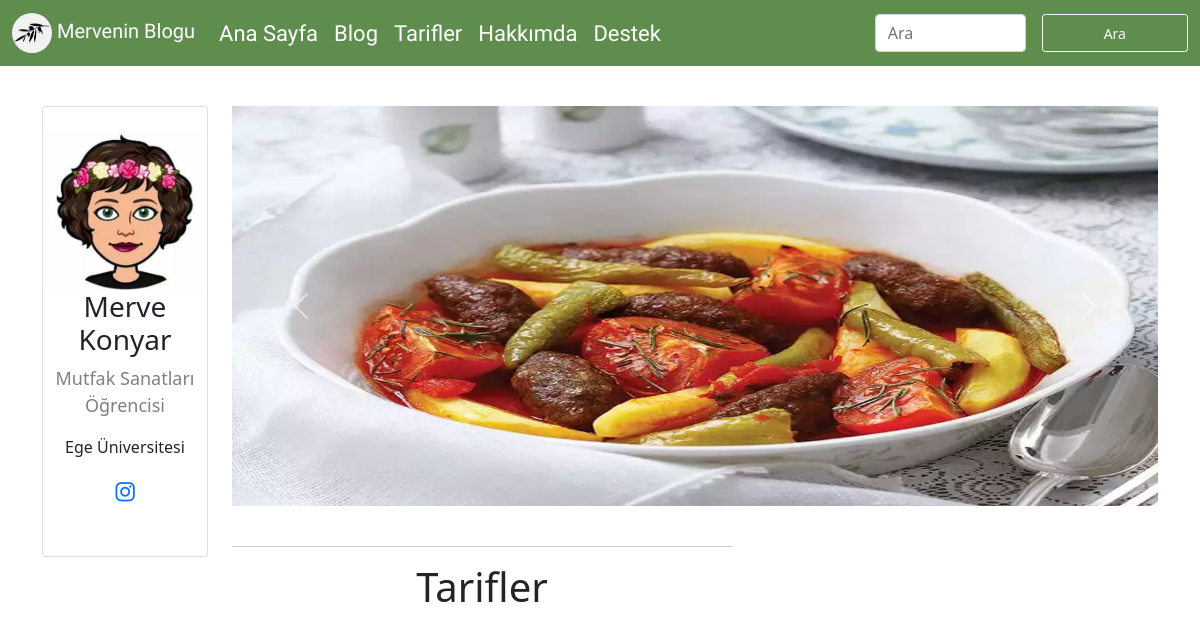
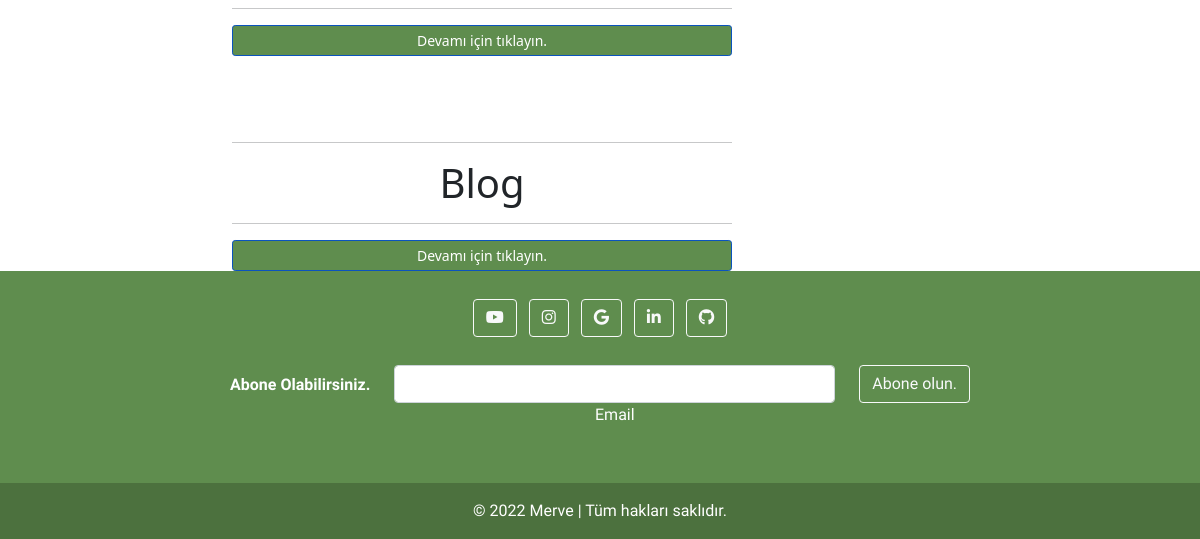
Before: / with the older database file (2 pictures, top to bottom).
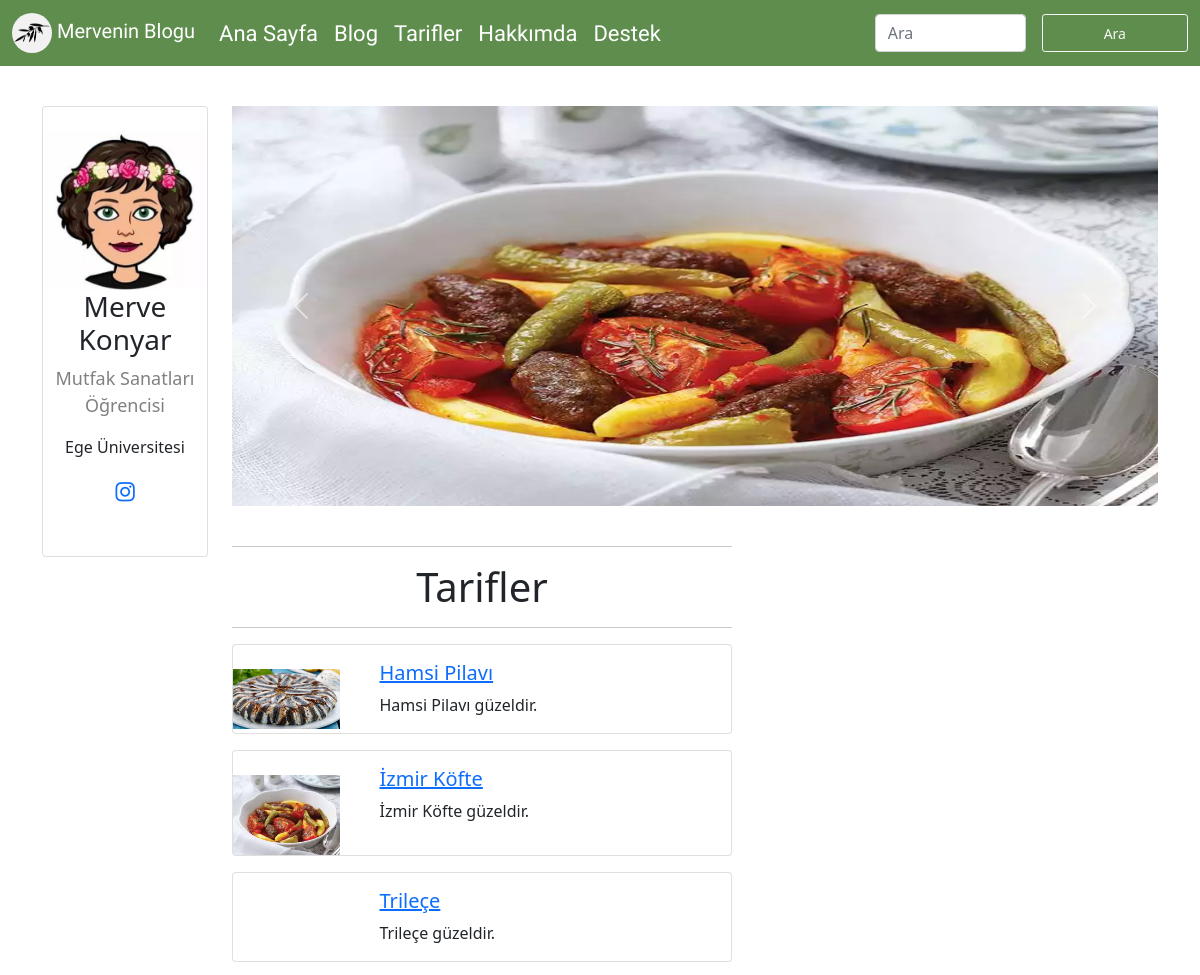
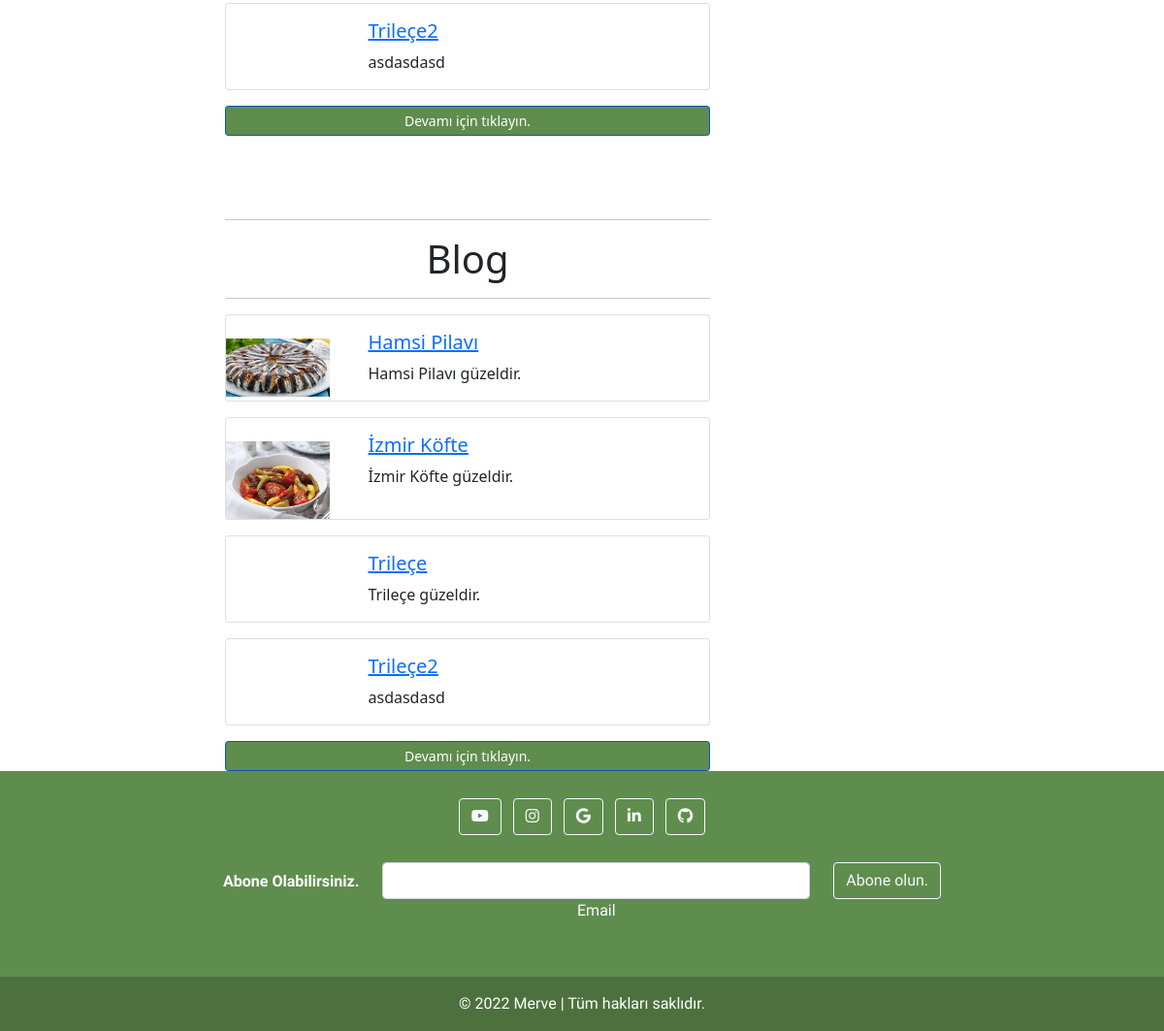
After: the same page with the newer database file (2 pictures, top to bottom).
### blog/models.py (models this page shows, shortened)
class BlogEntry(models.Model):
    title = models.CharField(max_length=200)
    image = models.ImageField(upload_to='blogs')
    description = models.TextField()
    entry = models.TextField()
    video=models.URLField(null=True)
    slug=models.SlugField(null=True, blank=True,unique=True, db_index=True)
    isActive = models.BooleanField()
    isHome = models.BooleanField()

### blog/views.py (the view)
# urls.py: path("", views.index, name='home'),
def index(request):
    blogs=BlogEntry.objects.all()
    return render(request, "blog/index.html",{
        'blogs':blogs
    })

### blog/templates/blog/index.html (shortened to what this page needs)
{% extends 'base.html' %}
{% block Content %}
<br>
<div class="container mt-3">
    <div class="row">
        <div class="col-2" id="hello">
            {% include 'partials/_profilecard.html' %}
            <br>
        </div>
        <div class="col-10">
             {% include 'partials/_slide.html' %}
             <br>
                <div class="meraba">
                    <div class = "meraba2">
                        <hr>
                        <h1 align="center">Tarifler</h1>
                        <hr>
                        {% for blog in blogs %}
                        {% if blog.isHome and blog.isActive %}
                        {% include 'blog/partials/_blogs.html' %}
                        {% endif %}
                        {% endfor %}
                        <a href="blogs" id="devam" class="btn btn-primary btn-sm active" role="button" aria-pressed="true">Devamı için tıklayın.</a>
                    </div>
                    <div class = "meraba2">
                        <hr>
                        <h1 align="center">Blog</h1>
                        <hr>
                    {% for blog in blogs %}
                    {% if blog.isHome and blog.isActive %}
                    {% include 'blog/partials/_blogs.html' %}
                    {% endif %}
                    {% endfor %}
                    <a href="tarifler" id="devam" class="btn btn-primary btn-sm active" role="button" aria-pressed="true">Devamı için tıklayın.</a>
                    </div>
                    <br>
                    <br>
                    <br>
                    <br>
                </div>
        </div>
    </div>
</div>
{% endblock Content %}

### templates/base.html (shortened to what this page needs)
{% load static %}
<!DOCTYPE html>
<html lang="en">
<head>
    <link rel="stylesheet" href="https://cdnjs.cloudflare.com/ajax/libs/font-awesome/6.2.1/css/all.min.css" />
    <link rel="stylesheet" href="{% static 'css/base.css' %}"">
    <link rel="stylesheet" href="{% static 'css/bootstrap.css'%}">
</head>
<body>
    {% include 'partials/_navbar.html' %}
    {% block Content %}
    {% endblock Content %}
    {% include 'partials/_footer.html' %}
</body>
</html>

### templates/partials/_navbar.html (shortened to what this page needs)
{% load static %}
<nav
  class="navbar navbar-expand-lg navbar-light yazı-tipi"
  style="background-color: #5F8D4E"
>
  <div class="container-fluid">
    <a
      class="navbar-brand"
      style="font-family: 'Lobster Two', cursive !important"
      href="{% url 'home' %}"
      ><img src="{% static 'img/olive.png'%}" alt="logo" width="40" height="40" class="rounded-circle d-inline-block "> Mervenin Blogu</a
    >
    <div class="collapse navbar-collapse" id="navbarSupportedContent">
      <ul class="navbar-nav me-auto mb-2 mb-lg-0">
        <li class="nav-item">
          <a class="nav-link" aria-current="page" href="{% url 'home' %}"
            >Ana Sayfa</a
          >
        </li>
        <li class="nav-item">
          <a class="nav-link" href="{% url 'blogs' %}">Blog</a>
        </li>
        <li class="nav-item">
          <a class="nav-link" href="{% url 'tarifler'  %}">Tarifler</a>
        </li>
        <li class="nav-item">
          <a class="nav-link" href="{% url 'hakkimda' %}">Hakkımda</a>
        </li>
        <li class="nav-item">
          <a class="nav-link" href="#">Destek</a>
        </li>
      </ul>
      <form class="d-flex">
        <input
          class="form-control me-3"
          type="search"
          placeholder="Ara"
          aria-label="Search"
        />
        <button class="btn btn-outline-light btn-sm" type="submit">Ara</button>
      </form>
    </div>
  </div>
</nav>

### templates/partials/_profilecard.html
{% load static %}
<div class="card">
  <br>
    <img src="{% static 'img/merve.png' %}" alt="John" style="width: 30;" align="center" >
    <h3 align="center">Merve Konyar</h3>
    <p class="title" align="center">Mutfak Sanatları Öğrencisi</p>
    <p align="center">Ege Üniversitesi</p>
    <a href="#" align="center" height="15"><i class="fab fa-instagram"></i></a>
    <br>
    <br>
  </div>

### templates/partials/_slide.html (shortened to what this page needs)
{% load static %}
<div
  id="carouselExampleControls"
  class="carousel slide"
  data-bs-ride="carousel"
>
  <div class="carousel-inner">
    <div class="carousel-item active img-fluid">
      <img src="{% static 'img/5.jpg' %}" class="d-block w-100" alt="..." height="400" />
    </div>
  </div>
  <button
    class="carousel-control-prev"
    type="button"
    data-bs-target="#carouselExampleControls"
    data-bs-slide="prev"
  >
    <span class="carousel-control-prev-icon" aria-hidden="true"></span>
  </button>
  <button
    class="carousel-control-next"
    type="button"
    data-bs-target="#carouselExampleControls"
    data-bs-slide="next"
  >
    <span class="carousel-control-next-icon" aria-hidden="true"></span>
  </button>
</div>

### blog/templates/blog/partials/_blogs.html
{% load static %}
<div class="card mb-3">
    <div class="row">
        <div class="col-md-3">
            <img class ="img-fluid mt-4" src="{{blog.image.url}}" alt="">
        </div>
        <div class="col-md-9">
            <div class="card-body">
                <a href="{% url 'blog_details' blog.id %}">
                    <h5 class="card-title">{{blog.title}}</h5>
                </a>
                <p class="card-text">
                    {{blog.description}}
                </p>
            </div>
        </div>
    </div>
</div>

### templates/partials/_footer.html
<footer class="bg-dark text-center text-white"style="background-color: #5F8D4E !important;font-family: 'Lobster Two', cursive !important;">
  <div class="container p-4">
    <section class="mb-4">
      <a class="btn btn-outline-light btn-floating m-1" href="https://youtu.be/RFoJG8_SRX0" role="button"
        ><i class="fab fa-youtube"></i
      ></a>
      <a class="btn btn-outline-light btn-floating m-1" href="https://instagram.com/puduhepa.95?igshid=YmMyMTA2M2Y=" role="button"
        ><i class="fab fa-instagram"></i
      ></a>
      <a class="btn btn-outline-light btn-floating m-1" href="#!" role="button"
        ><i class="fab fa-google"></i
      ></a>
      <a class="btn btn-outline-light btn-floating m-1" href="#!" role="button"
        ><i class="fab fa-linkedin-in"></i
      ></a>
      <a class="btn btn-outline-light btn-floating m-1" href="#!" role="button"
        ><i class="fab fa-github"></i
      ></a>
    </section>
    <section class="">
      <form action="">
        <div class="row d-flex justify-content-center">
          <div class="col-auto">
            <p class="pt-2">
              <strong>Abone Olabilirsiniz.</strong>
            </p>
          </div>
          <div class="col-md-5 col-12">
            <div class="form-outline form-white mb-4">
              <input type="email" id="form5Example21" class="form-control" />
              <label class="form-label" for="form5Example21">Email</label>
            </div>
          </div>
          <div class="col-auto">
            <button type="submit" class="btn btn-outline-light mb-4">
              Abone olun.
            </button>
          </div>
        </div>
      </form>
    </section>
  </div>
  <div class="text-center p-3" style="background-color: rgba(0, 0, 0, 0.2);">
    © 2022 Merve  | Tüm hakları saklıdır.
  </div>
</footer>

### static/css/base.css (style rules this page uses)
.navbar li { font-family: 'Lobster Two', cursive !important; }
.navbar-light .navbar-brand { font-family: 'Lobster Two', cursive !important; }
nav a { color: #fff!important; font-family: 'Lobster Two', cursive !important; }
* { margin: 0; padding: 0; box-sizing: border-box; }
.active { background: #0AB1CE; }
.title { color: grey; font-size: 18px; }
button { border: none; outline: 0; display: inline-block; padding: 8px; color: white; background-color: #000; text-align: center; cursor: pointer; width: 100%; font-size: 18px; }
a { text-decoration: none; font-size: 22px; color: black; }
.meraba { display: flex; flex-wrap: wrap; gap: 70px; }
.meraba2 { width: 500px; }
#hello { overflow: hidden; }
#devam { display: flex; justify-content: center; align-items: center; color: #fff; background-color: #5F8D4E; }

Changed rows visible on the page:
added BlogEntry: image (picture), title "Hamsi Pilavı", description "Hamsi Pilavı güzeldir."
added BlogEntry: image (picture), title "İzmir Köfte", description "İzmir Köfte güzeldir."
added BlogEntry: title "Trileçe", description "Trileçe güzeldir."
added BlogEntry: title "Trileçe2", description "asdasdasd"
